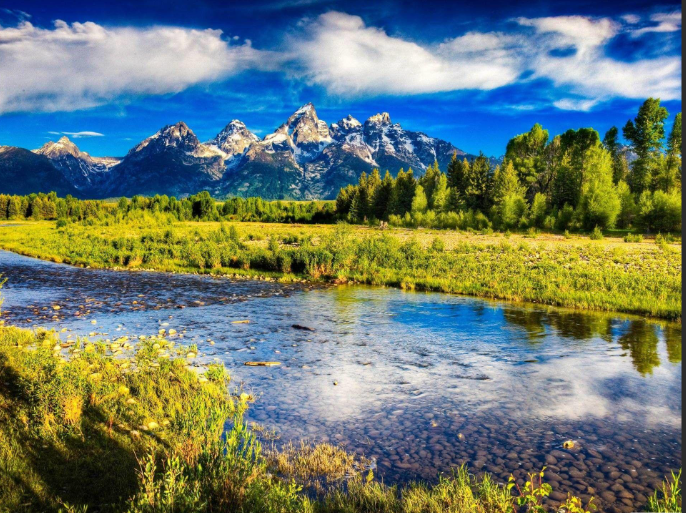
#> input picture image_nature.png, 686 x 513 px
$ python autotune_testcontour.py
#> lines starting #> are read from the running program, lines starting #| are printed output that depends on the picture; after the words box and inside, x2 and y2 are one past the last pixel; in counts of white or black regions, pixels touching at a corner belong together
import cv2
import numpy as np
image_path=input("Enter image path")
#> the answer given: image_nature.png
img = cv2.imread(image_path)
#> img is the input picture: shape (513, 686, 3); mean B, G, R 111.8, 123, 107.4
gray = cv2.cvtColor(img, cv2.COLOR_BGR2GRAY)
blur = cv2.GaussianBlur(gray, (9, 9), 2)
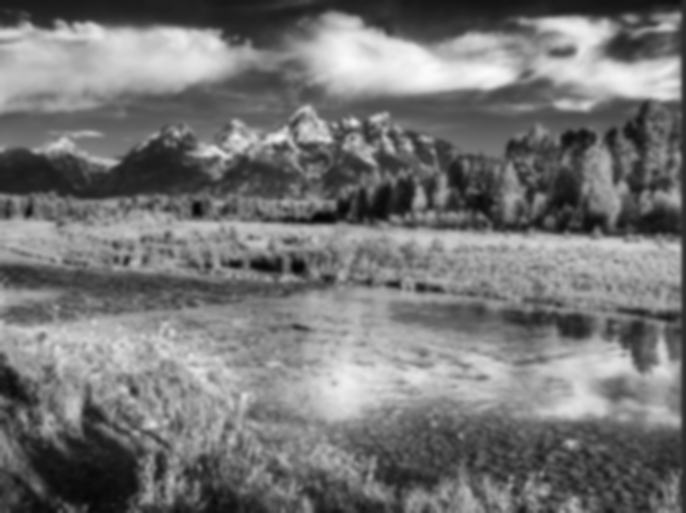
#> blur: shape (513, 686); min 4, max 250, mean 117.1

circles = cv2.HoughCircles(
    blur, cv2.HOUGH_GRADIENT,
    dp=1.2, minDist=50,
    param1=100, param2=40,
    minRadius=10, maxRadius=0
)
#> circles = 101 rows, first 8: [298.2, 305.4, 189.8], [354.6, 312.6, 190.5], [419.4, 299.4, 206.1], [370.2, 376.2, 250.6], [442.2, 345, 216.8], [420.6, 409.8, 253], [233.4, 300.6, 173], [261, 345, 148.8]

refined = img.copy()

if circles is not None:
    circles = np.uint16(np.around(circles[0])).astype(int)
#> circles = 101 rows, first 8: [298, 305, 190], [355, 313, 190], [419, 299, 206], [370, 376, 251], [442, 345, 217], [421, 410, 253], [233, 301, 173], [261, 345, 149]
    for (cx, cy, r) in circles:
        # ROI around circle
        pad = int(r * 1.2)
        x1, y1 = max(cx - pad, 0), max(cy - pad, 0)
        x2, y2 = min(cx + pad, img.shape[1]-1), min(cy + pad, img.shape[0]-1)

        roi = gray[y1:y2, x1:x2]

        # Edge / binary mask
        edges = cv2.Canny(roi, 50, 150)
        contours, _ = cv2.findContours(edges, cv2.RETR_EXTERNAL, cv2.CHAIN_APPROX_SIMPLE)

        if not contours:
            continue

        # Pick contour whose centroid is closest to Hough center
        best_cnt = None
        best_dist = 1e9
        for cnt in contours:
            (mx, my), _ = cv2.minEnclosingCircle(cnt)
            # map back to full-image coords
            gx, gy = x1 + mx, y1 + my
            d = (gx - cx)**2 + (gy - cy)**2
            if d < best_dist:
                best_dist = d
                best_cnt = cnt

        if best_cnt is None:
            continue

        # Fit circle to best contour
        (fx, fy), fr = cv2.minEnclosingCircle(best_cnt)
        fx, fy = int(x1 + fx), int(y1 + fy)
        fr = int(fr)

        cv2.circle(refined, (fx, fy), fr, (0, 0, 255), 2)  # refined circle
#> this loop made 101 passes
#> (cx, cy, r, pad, x1, y1, x2, y2) on passes 1 to 12: (298, 305, 190, 228, 70, 77, 526, 512), (355, 313, 190, 228, 127, 85, 583, 512), (419, 299, 206, 247, 172, 52, 666, 512), (370, 376, 251, 301, 69, 75, 671, 512), (442, 345, 217, 260, 182, 85, 685, 512), (421, 410, 253, 303, 118, 107, 685, 512), (233, 301, 173, 207, 26, 94, 440, 508), (261, 345, 149, 178, 83, 167, 439, 512), (490, 322, 194, 232, 258, 90, 685, 512), (296, 16, 265, 318, 0, 0, 614, 334), (533, 362, 148, 177, 356, 185, 685, 512), (179, 327, 129, 154, 25, 173, 333, 481)
#> (cx, cy, r) on passes 55 to 60: (86, 203, 68), (352, 110, 82), (145, 269, 61), (358, 173, 62), (176, 211, 75), (73, 369, 52)
#> pass 1, `roi = gray[y1:y2, x1:x2]`:
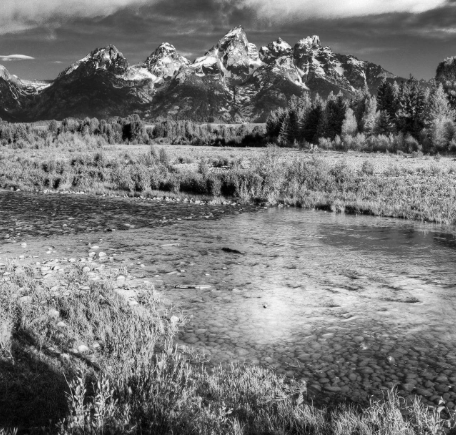
#> roi: shape (435, 456); min 0, max 252, mean 117.5
#> pass 1, `edges = cv2.Canny(roi, 50, 150)`:
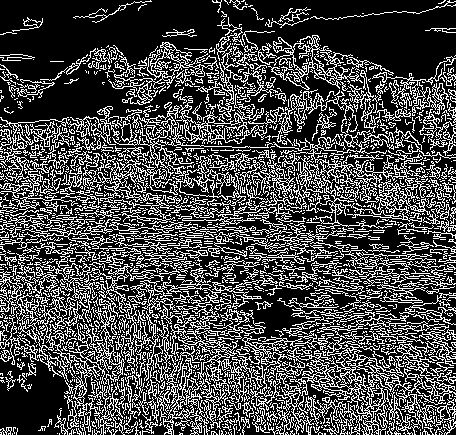
#> edges: shape (435, 456); 28.9% white in thin lines or dots
#> pass 2, `edges = cv2.Canny(roi, 50, 150)`:
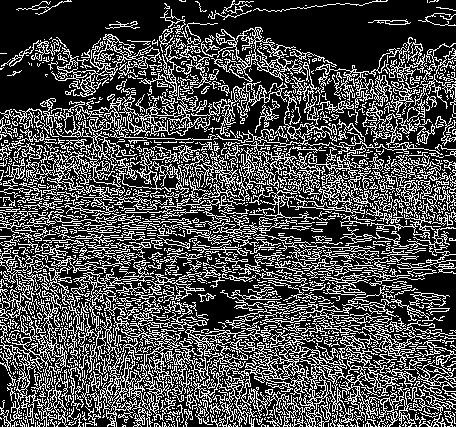
#> edges: shape (427, 456); 29.9% white in thin lines or dots
#> after the loop:
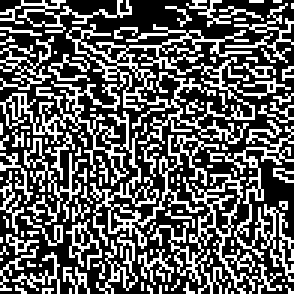
#> edges: shape (98, 98) (shown 3 times larger); 36% white in thin lines or dots
#> after the loop:
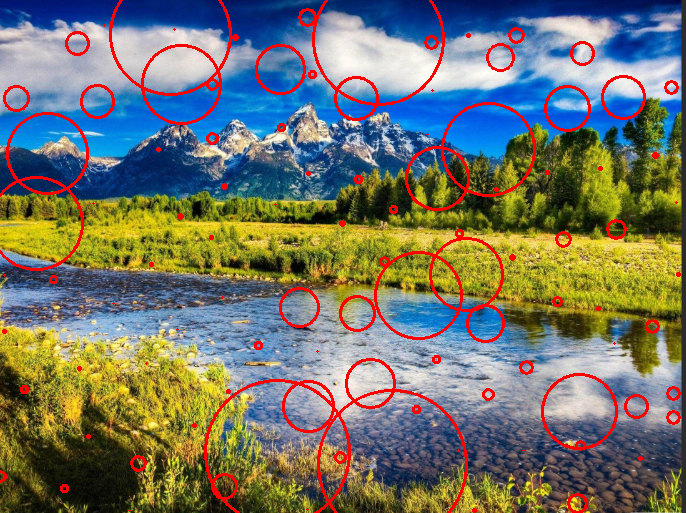
#> refined: shape (513, 686, 3); 5.13% of pixels changed, all inside (x1, y1, x2, y2) = (0, 0, 681, 513)
#> after the loop:
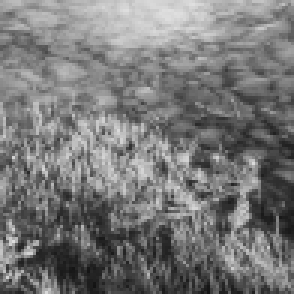
#> roi: shape (98, 98) (shown 3 times larger); min 19, max 223, mean 119.7

cv2.imshow("Refined circles", refined)
cv2.waitKey(0)
